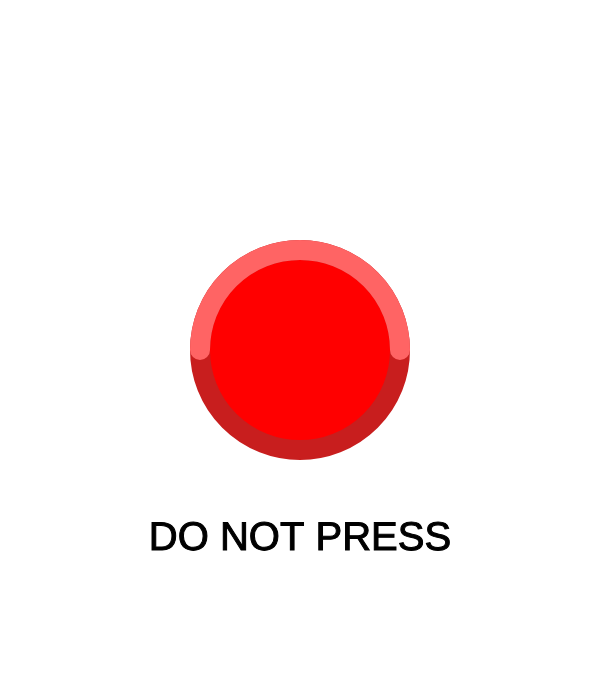
Frame 1 (no input)
Frame 60 (no input): identical to frame 1, image omitted
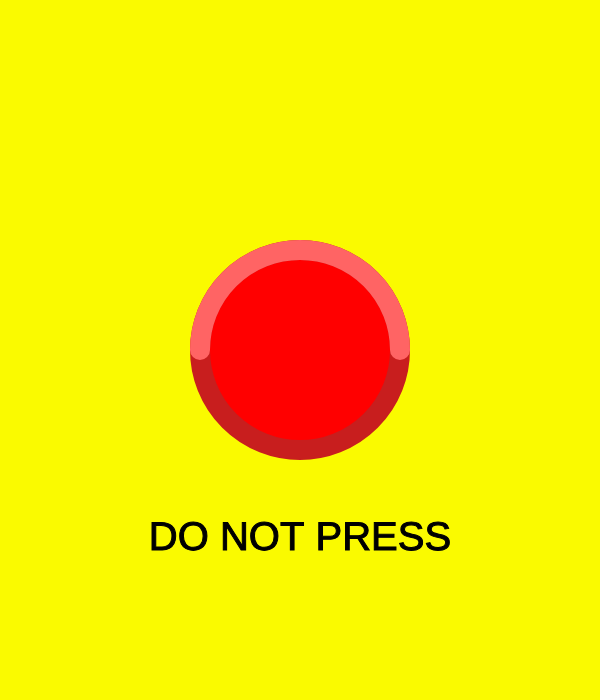
Frame 120 (the mouse pressed at the canvas centre since frame 60)

The p5.js sketch that drew these frames (run headless with seeded random() and noise() and a simulated clock; from frame 60 on, the mouse is pressed at the canvas centre):

// p5.js sketch
// ── sketch.js
var redButton;
var alertFlash = true;
var alertShow = false;

function setup()
{
	createCanvas(600, 700);

	redButton = {
		x: width / 2,
		y: height / 2,
		dia: 200,
		activated: false
	}

}

function draw()
{
	background(255);

	if (redButton.activated)
	{
		background(250, 250, 0);

		if (alertFlash)
		{
			alertShow = frameCount % 15 == 0 ? !alertShow : alertShow;

			if (alertShow) {
				textSize(35);
				text("Meltdown Sequence Initiated!!!", width / 2, height / 2 - redButton.dia);
			}
		}

	}


	fill(255, 0, 0);
	stroke(200, 30, 30);
	strokeWeight(20);
	ellipse(redButton.x, redButton.y, redButton.dia);
	noFill();
	stroke(255, 100, 100);
	arc(redButton.x, redButton.y, redButton.dia, redButton.dia, PI, PI * 2);


	textAlign(CENTER);
	textSize(40);
	strokeWeight(1);
	stroke(0);
	fill(0);
	text("DO NOT PRESS", width / 2, height / 2 + redButton.dia);

}

function mousePressed()
{
	if (dist(mouseX, mouseY, redButton.x, redButton.y) < redButton.dia)
	{
		redButton.activated = !redButton.activated;
	}
}
